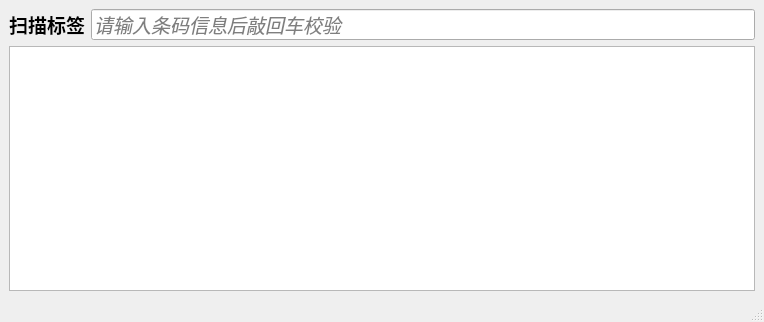
<?xml version="1.0" encoding="UTF-8"?>
<ui version="4.0">
 <class>mainWindow</class>
 <widget class="QMainWindow" name="mainWindow">
  <property name="geometry">
   <rect>
    <x>0</x>
    <y>0</y>
    <width>764</width>
    <height>322</height>
   </rect>
  </property>
  <property name="windowTitle">
   <string>条码校验工具</string>
  </property>
  <widget class="QWidget" name="centralwidget">
   <layout class="QVBoxLayout" name="verticalLayout">
    <item>
     <layout class="QHBoxLayout" name="horizontalLayout">
      <item>
       <widget class="QLabel" name="label">
        <property name="font">
         <font>
          <pointsize>14</pointsize>
          <weight>75</weight>
          <bold>true</bold>
         </font>
        </property>
        <property name="text">
         <string>扫描标签</string>
        </property>
       </widget>
      </item>
      <item>
       <widget class="QLineEdit" name="lineEdit">
        <property name="font">
         <font>
          <pointsize>14</pointsize>
          <italic>true</italic>
         </font>
        </property>
        <property name="placeholderText">
         <string>请输入条码信息后敲回车校验</string>
        </property>
       </widget>
      </item>
     </layout>
    </item>
    <item>
     <widget class="QTextBrowser" name="textBrowser">
      <property name="font">
       <font>
        <pointsize>12</pointsize>
       </font>
      </property>
     </widget>
    </item>
    <item>
     <layout class="QHBoxLayout" name="horizontalLayout_2"/>
    </item>
   </layout>
  </widget>
  <widget class="QStatusBar" name="statusbar"/>
  <action name="B1">
   <property name="text">
    <string>数据存储</string>
   </property>
  </action>
 </widget>
 <resources/>
 <connections/>
</ui>
